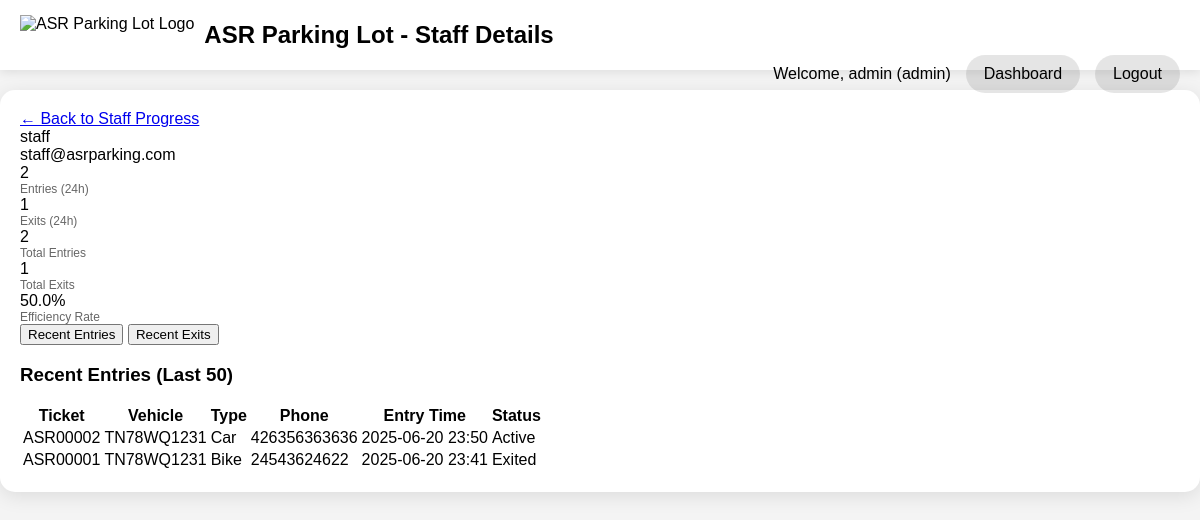
Page /admin/staff-details/2 (signed in) on the earlier database version.
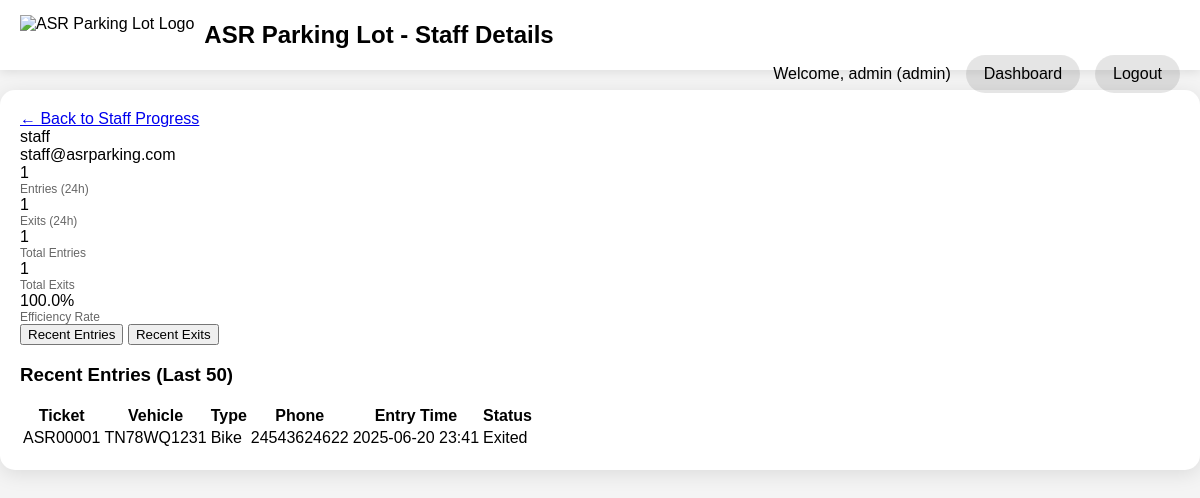
Same page on the later database version.
### app/models.py (models this page shows, shortened)
class Entry(db.Model):
    id = db.Column(db.Integer, primary_key=True)
    ticket_number = db.Column(db.String(20), unique=True, nullable=False)
    vehicle_type = db.Column(db.String(50), nullable=False)
    vehicle_number = db.Column(db.String(20), nullable=False)
    phone = db.Column(db.String(15), nullable=False)
    device = db.Column(db.String(50), nullable=False)
    entry_time = db.Column(db.DateTime, default=datetime.utcnow, nullable=False)
    exit_time = db.Column(db.DateTime, nullable=True)
    paid = db.Column(db.Boolean, default=False, nullable=False)
    amount = db.Column(db.Float, nullable=True)

### app/routes.py (the view)
@main.route('/admin/staff-details/<int:staff_id>')
@login_required
def staff_details(staff_id):
    if current_user.role != 'admin':
        flash('Access denied. Admin privileges required.', 'error')
        return redirect(url_for('main.index'))
    staff = User.query.get_or_404(staff_id)
    if staff.role != 'staff':
        flash('User is not a staff member.', 'error')
        return redirect(url_for('main.staff_progress'))
    now = datetime.utcnow()
    twenty_four_hours_ago = now - timedelta(hours=24)
    recent_entries = Entry.query.filter(
        (Entry.device == f'Terminal - {staff.username}') |
        (Entry.device == f'Exit Terminal - {staff.username}')
    ).order_by(Entry.entry_time.desc()).limit(50).all()
    recent_exits = Entry.query.filter(
        Entry.exit_time.isnot(None),
        Entry.device == f'Exit Terminal - {staff.username}'
    ).order_by(Entry.exit_time.desc()).limit(50).all()
    entries_24h = Entry.query.filter(
        Entry.entry_time >= twenty_four_hours_ago,
        (Entry.device == f'Terminal - {staff.username}') |
        (Entry.device == f'Exit Terminal - {staff.username}')
    ).count()
    exits_24h = Entry.query.filter(
        Entry.exit_time >= twenty_four_hours_ago,
        Entry.device == f'Exit Terminal - {staff.username}'
    ).count()
    total_entries = Entry.query.filter(
        (Entry.device == f'Terminal - {staff.username}') |
        (Entry.device == f'Exit Terminal - {staff.username}')
    ).count()
    total_exits = Entry.query.filter(
        Entry.exit_time.isnot(None),
        Entry.device == f'Exit Terminal - {staff.username}'
    ).count()
    efficiency_rate = 0
    if total_entries > 0:
        efficiency_rate = (total_exits / total_entries) * 100
    return render_template('staff_details.html',
                         title=f'Staff Details - {staff.username}',
                         staff=staff,
                         recent_entries=recent_entries,
                         recent_exits=recent_exits,
                         entries_24h=entries_24h,
                         exits_24h=exits_24h,
                         total_entries=total_entries,
                         total_exits=total_exits,
                         efficiency_rate=efficiency_rate)

### app/__init__.py (called while the page is built)
def create_app():
    app = Flask(__name__)
    app.config['SECRET_KEY'] = os.environ.get('SECRET_KEY') or 'dev-secret-key-change-in-production'
    app.config['SQLALCHEMY_DATABASE_URI'] = 'sqlite:///site.db'
    app.config['SQLALCHEMY_TRACK_MODIFICATIONS'] = False
    db.init_app(app)
    login_manager.init_app(app)
    migrate.init_app(app, db)
    login_manager.login_view = 'main.login'
    login_manager.login_message_category = 'info'
    from app.routes import main as main_blueprint
    app.register_blueprint(main_blueprint)
    from .models import User
    @login_manager.user_loader
    def load_user(user_id):
        return User.query.get(int(user_id))
    return app

### app/templates/staff_details.html (shortened to what this page needs)
<!DOCTYPE html>
<html lang="en">
<head>
</head>
<body>
    <div class="navbar">
        <div class="navbar-logo">
            <img src="{{ url_for('main.public_file', filename='logo.png') }}" alt="ASR Parking Lot Logo">
            <h1>ASR Parking Lot - Staff Details</h1>
        </div>
        <div class="navbar-right">
            <span>Welcome, {{ current_user.username }} ({{ current_user.role }})</span>
            <a href="{{ url_for('main.admin_dashboard') }}">Dashboard</a>
            <a href="{{ url_for('main.logout') }}">Logout</a>
        </div>
    </div>
    <div class="container">
        <a href="{{ url_for('main.staff_progress') }}" class="back-btn">← Back to Staff Progress</a>
        <div class="staff-header">
            <div class="staff-name">{{ staff.username }}</div>
            <div class="staff-email">{{ staff.email }}</div>
        </div>
        <div class="stats-grid">
            <div class="stat-card">
                <div class="stat-number">{{ entries_24h }}</div>
                <div class="stat-label">Entries (24h)</div>
            </div>
            <div class="stat-card">
                <div class="stat-number">{{ exits_24h }}</div>
                <div class="stat-label">Exits (24h)</div>
            </div>
            <div class="stat-card">
                <div class="stat-number">{{ total_entries }}</div>
                <div class="stat-label">Total Entries</div>
            </div>
            <div class="stat-card">
                <div class="stat-number">{{ total_exits }}</div>
                <div class="stat-label">Total Exits</div>
            </div>
            <div class="stat-card">
                <div class="stat-number">{{ "%.1f"|format(efficiency_rate) }}%</div>
                <div class="stat-label">Efficiency Rate</div>
            </div>
        </div>
        <div class="tabs">
            <button class="tab active" onclick="showTab('entries')">Recent Entries</button>
            <button class="tab" onclick="showTab('exits')">Recent Exits</button>
        </div>
        <div id="entries" class="tab-content active">
            <h3>Recent Entries (Last 50)</h3>
            {% if recent_entries %}
            <div class="entries-table">
                <table>
                    <thead>
                        <tr>
                            <th>Ticket</th>
                            <th>Vehicle</th>
                            <th>Type</th>
                            <th>Phone</th>
                            <th>Entry Time</th>
                            <th>Status</th>
                        </tr>
                    </thead>
                    <tbody>
                        {% for entry in recent_entries %}
                        <tr>
                            <td>{{ entry.ticket_number }}</td>
                            <td>{{ entry.vehicle_number }}</td>
                            <td>{{ entry.vehicle_type }}</td>
                            <td>{{ entry.phone }}</td>
                            <td>{{ entry.entry_time.strftime('%Y-%m-%d %H:%M') }}</td>
                            <td>
                                {% if entry.exit_time %}
                                    <span class="efficiency-indicator efficiency-high">Exited</span>
                                {% else %}
                                    <span class="efficiency-indicator efficiency-medium">Active</span>
                                {% endif %}
                            </td>
                        </tr>
                        {% endfor %}
                    </tbody>
                </table>
            </div>
            {% else %}
            <p>No entries found for this staff member.</p>
            {% endif %}
        </div>
    </div>
</body>
</html>

Differences in the rows shown:
no longer on this page (row edited): Entry: ticket_number "ASR00002", vehicle_number "TN78WQ1231", vehicle_type "Car", phone "426356363636", entry_time "2025-06-20 23:50", shows "Active"
Other differences:
{{ entries_24h }}: "2" → "1"
{{ total_entries }}: "2" → "1"
{{ "%.1f"|format(efficiency_rate) }}: "50.0" → "100.0"
